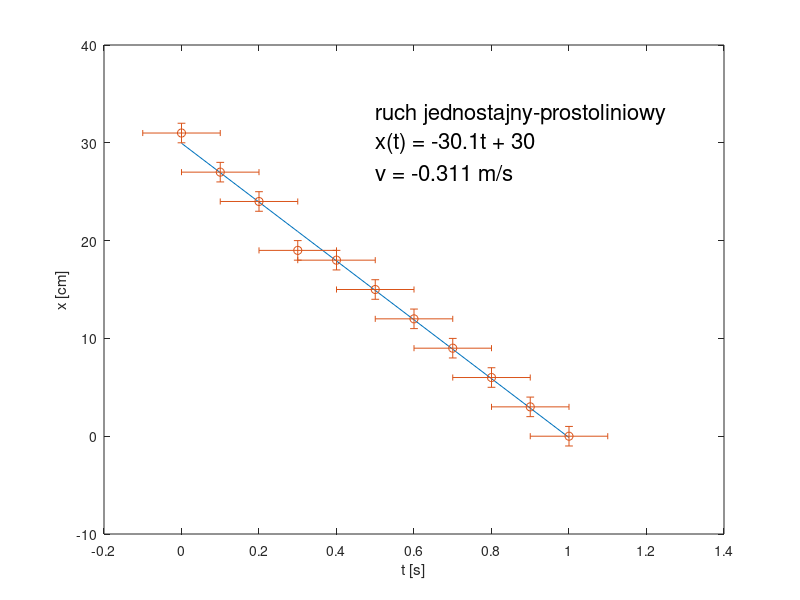

This figure's MATLAB source:
#lista 9

#dane
czas = [0, 0.1, 0.2, 0.3, 0.4, 0.5, 0.6, 0.7, 0.8, 0.9, 1];
polozenie = [31, 27, 24, 19, 18, 15, 12, 9, 6, 3, 0];

#obliczenia
wielomian = polyfit(czas, polozenie, 1);
wartosci_wielomianu = polyval(wielomian, czas);

#wykres
plot(czas, wartosci_wielomianu);
hold on;
errorbar(czas, polozenie, 0.1, 1, '~>o');

ylabel('x [cm]');
xlabel('t [s]');

text(0.5, 33,'ruch jednostajny-prostoliniowy', 'fontsize', 16);
text(0.5, 30,'x(t) = -30.1t + 30', 'fontsize', 16);
text(0.5, 27, 'v = -0.311 m/s', 'fontsize', 16);

hold off;